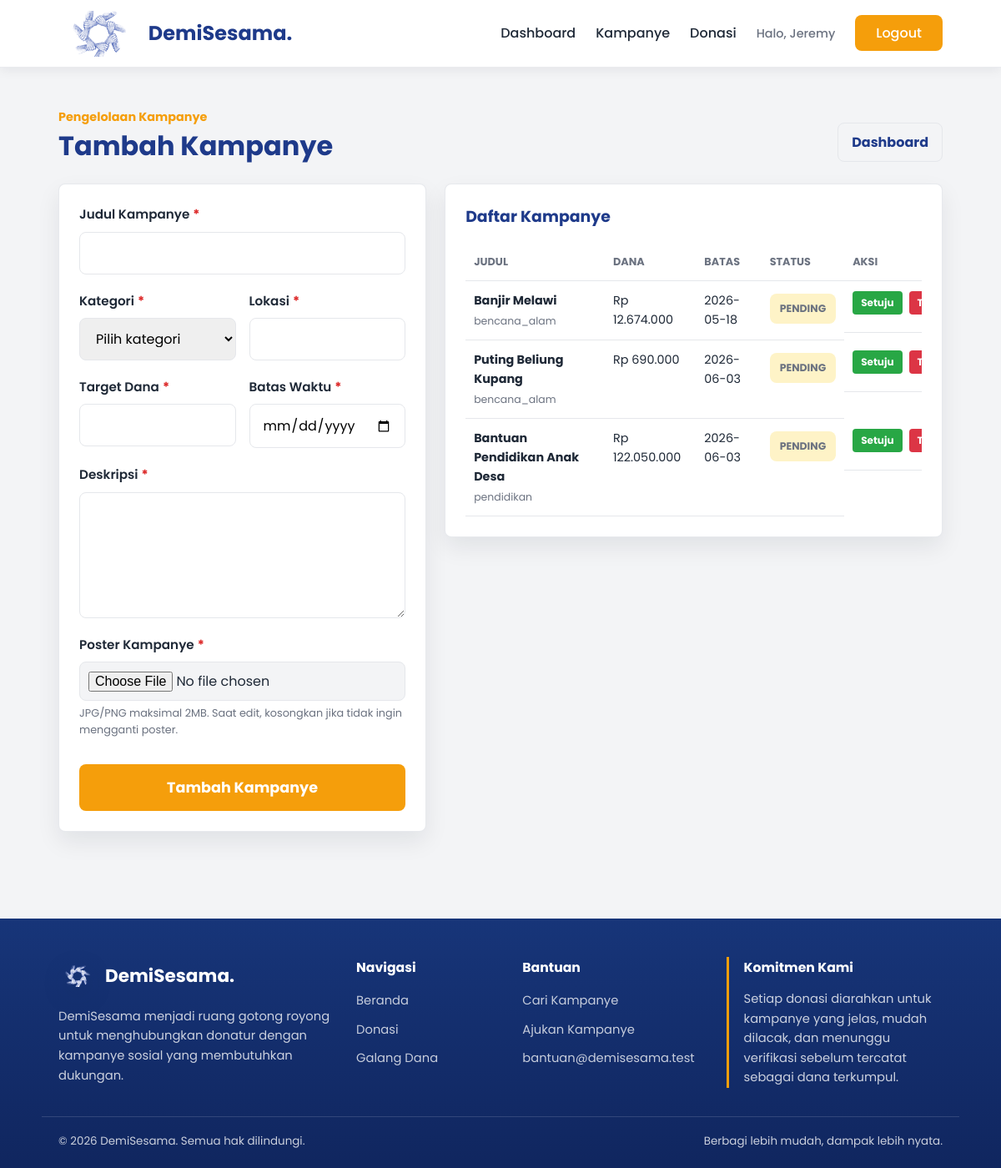
The page /admin/kampanye.php (signed in) on the database its author committed.
### tables this page shows
CREATE TABLE `kampanye` (
  `id_kampanye` int(11) NOT NULL AUTO_INCREMENT,
  `id_penyelenggara` int(11) NOT NULL,
  `judul_kampanye` varchar(100) NOT NULL,
  `kategori` varchar(50) NOT NULL,
  `lokasi` varchar(100) NOT NULL,
  `deskripsi` varchar(1000) NOT NULL,
  `target_dana` int(15) NOT NULL,
  `dana_terkumpul` int(15) NOT NULL DEFAULT 0,
  `batas_waktu` date NOT NULL,
  `gambar_poster` varchar(255) NOT NULL,
  `status` ENUM('pending', 'approved', 'rejected', 'completed') NOT NULL DEFAULT 'pending',
  PRIMARY KEY (`id_kampanye`),
  KEY `id_penyelenggara` (`id_penyelenggara`),
  CONSTRAINT `kampanye_ibfk_1`
    FOREIGN KEY (`id_penyelenggara`)
    REFERENCES `penyelenggara` (`id_penyelenggara`)
    ON DELETE CASCADE
    ON UPDATE CASCADE
);

### components/path_helper.php (called while the page is built, shortened)
<?php
if (!function_exists('appBaseUrl')) {
    function appBaseUrl() {
        static $base_url = null;
        if ($base_url !== null) {
            return $base_url;
        }
        $document_root = realpath($_SERVER['DOCUMENT_ROOT'] ?? '');
        $project_root = realpath(dirname(__DIR__));
        if ($document_root && $project_root && strpos($project_root, $document_root) === 0) {
            $relative = trim(str_replace('\\', '/', substr($project_root, strlen($document_root))), '/');
            $base_url = '/' . ($relative !== '' ? $relative . '/' : '');
            return $base_url;
        }
        $script_name = str_replace('\\', '/', $_SERVER['SCRIPT_NAME'] ?? '/');
        $base_url = preg_replace('#/(admin|auth|pages)/[^/]*$#', '/', $script_name);
        $base_url = preg_replace('#/[^/]*$#', '/', $base_url);
        return $base_url ?: '/';
    }
}
if (!function_exists('url_for')) {
    function url_for($path = '') {
        $path = (string) $path;
        return appBaseUrl() . ltrim($path, '/');
    }
}
if (!function_exists('asset_url')) {
    function asset_url($path) {
        return url_for($path);
    }
}
if (!function_exists('current_page_path')) {
    function current_page_path() {
        $script_name = str_replace('\\', '/', $_SERVER['SCRIPT_NAME'] ?? '');
        $base_url = appBaseUrl();
        return ltrim(basename($script_name), '/');
    }
}
?>

### components/donation_helper.php (called while the page is built, shortened)
<?php
require_once __DIR__ . "/path_helper.php";
if (!function_exists('e')) {
    function e($value) {
        return htmlspecialchars((string) $value, ENT_QUOTES, 'UTF-8');
    }
}
if (!function_exists('formatRupiah')) {
    function formatRupiah($value) {
        return "Rp " . number_format((float) $value, 0, ',', '.');
    }
}
?>

### components/auth.php (called while the page is built, shortened)
<?php
require_once __DIR__ . "/donation_helper.php";
if (!function_exists('currentAdminId')) {
    function currentAdminId() {
        return (int) ($_SESSION['id_penyelenggara'] ?? 0);
    }
}
?>

### components/admin_service.php (called while the page is built, shortened)
<?php
require_once __DIR__ . "/donation_helper.php";
if (!function_exists('fetchAllAssoc')) {
    function fetchAllAssoc($result) {
        $rows = [];
        if ($result) {
            while ($row = mysqli_fetch_assoc($result)) {
                $rows[] = $row;
            }
        }
        return $rows;
    }
}
if (!function_exists('getManagedCampaigns')) {
    function getManagedCampaigns($conn, $id_penyelenggara) {
        $id_penyelenggara = (int) $id_penyelenggara;
        $stmt = mysqli_prepare(
            $conn,
            "SELECT
                k.*,
                COALESCE(COUNT(d.id_donasi), 0) AS total_donasi
             FROM kampanye k
             LEFT JOIN donasi d ON d.id_kampanye = k.id_kampanye
             WHERE k.id_penyelenggara = ?
             GROUP BY k.id_kampanye
             ORDER BY k.batas_waktu ASC, k.dana_terkumpul ASC"
        );
        mysqli_stmt_bind_param($stmt, "i", $id_penyelenggara);
        mysqli_stmt_execute($stmt);
        $rows = fetchAllAssoc(mysqli_stmt_get_result($stmt));
        return $rows;
    }
}
?>

### admin/kampanye.php (the view, shortened to what this page needs)
<?php
require_once("../components/db_conn.php");
require_once("../components/auth.php");
require_once("../components/admin_service.php");
$admin_id = currentAdminId();
$errors = [];
$edit_id = filter_input(INPUT_GET, 'edit', FILTER_VALIDATE_INT);
$editing = $edit_id ? getManagedCampaignById($conn, $admin_id, $edit_id) : null;
$campaigns = getManagedCampaigns($conn, $admin_id);
$form_source = !empty($errors) ? $_POST : ($editing ?: []);
?>
<!DOCTYPE html>
<html lang="id">
<head>
    <link rel="stylesheet" href="<?php echo asset_url('css/global.css?v=3'); ?>">
    <link rel="stylesheet" href="<?php echo asset_url('css/form.css?v=3'); ?>">
    <link rel="stylesheet" href="<?php echo asset_url('css/admin.css?v=1'); ?>">
</head>
<body>
    <?php include_once("../components/nav.php") ?>
    <main class="admin-page">
        <div class="container">
            <div class="admin-heading">
                <div>
                    <span>Pengelolaan Kampanye</span>
                    <h1><?php echo $editing ? 'Edit Kampanye' : 'Tambah Kampanye'; ?></h1>
                </div>
                <a href="<?php echo url_for('admin/dashboard.php'); ?>" class="admin-secondary-link">Dashboard</a>
            </div>
            <section class="admin-layout">
                <form method="POST" action="<?php echo url_for('admin/kampanye.php'); ?>" enctype="multipart/form-data" class="admin-panel form-donasi">
                    <div class="form-group">
                        <label for="judul_kampanye">Judul Kampanye<span class="required">*</span></label>
                        <input type="text" id="judul_kampanye" name="judul_kampanye" value="<?php echo e($form_source['judul_kampanye'] ?? ''); ?>" required>
                    </div>
                    <div class="form-grid-2">
                        <div class="form-group">
                            <label for="kategori">Kategori<span class="required">*</span></label>
                            <select id="kategori" name="kategori" required>
                                <option value="">Pilih kategori</option>
                            </select>
                        </div>
                        <div class="form-group">
                            <label for="lokasi">Lokasi<span class="required">*</span></label>
                            <input type="text" id="lokasi" name="lokasi" value="<?php echo e($form_source['lokasi'] ?? ''); ?>" required>
                        </div>
                    </div>
                    <div class="form-grid-2">
                        <div class="form-group">
                            <label for="target_dana">Target Dana<span class="required">*</span></label>
                            <input type="number" id="target_dana" name="target_dana" min="10000" value="<?php echo e($form_source['target_dana'] ?? ''); ?>" required>
                        </div>
                        <div class="form-group">
                            <label for="batas_waktu">Batas Waktu<span class="required">*</span></label>
                            <input type="date" id="batas_waktu" name="batas_waktu" value="<?php echo e($form_source['batas_waktu'] ?? ''); ?>" required>
                        </div>
                    </div>
                    <div class="form-group">
                        <label for="deskripsi">Deskripsi<span class="required">*</span></label>
                        <textarea id="deskripsi" name="deskripsi" rows="5" required><?php echo e($form_source['deskripsi'] ?? ''); ?></textarea>
                    </div>
                    <div class="form-group">
                        <label for="gambar_poster">Poster Kampanye<?php echo $editing ? '' : '<span class="required">*</span>'; ?></label>
                        <input type="file" id="gambar_poster" name="gambar_poster" accept=".jpg,.jpeg,.png" class="input-file" <?php echo $editing ? '' : 'required'; ?>>
                        <small>JPG/PNG maksimal 2MB. Saat edit, kosongkan jika tidak ingin mengganti poster.</small>
                    </div>
                    <button type="submit" class="btn-submit-form"><?php echo $editing ? 'Simpan Perubahan' : 'Tambah Kampanye'; ?></button>
                </form>
                <div class="admin-panel">
                    <h2>Daftar Kampanye</h2>
                    <div class="admin-table-wrap">
                        <table class="admin-table">
                            <thead>
                                <tr>
                                    <th>Judul</th>
                                    <th>Dana</th>
                                    <th>Batas</th>
                                    <th>Status</th>
                                    <th>Aksi</th>
                                </tr>
                            </thead>
                            <tbody>
                                <?php foreach ($campaigns as $campaign): ?>
                                    <tr>
                                        <td>
                                            <strong><?php echo e($campaign['judul_kampanye']); ?></strong>
                                            <span><?php echo e($campaign['kategori']); ?></span>
                                        </td>
                                        <td><?php echo formatRupiah($campaign['dana_terkumpul']); ?></td>
                                        <td><?php echo e($campaign['batas_waktu']); ?></td>
                                        <td>
                                            <span class="status-badge status-<?php echo strtolower($campaign['status'] ?? 'pending'); ?>">
                                                <?php echo strtoupper($campaign['status'] ?? 'pending'); ?>
                                            </span>
                                        </td>
                                        <td class="admin-actions">
                                            <?php if (($campaign['status'] ?? 'pending') === 'pending'): ?>
                                                <form method="POST" action="<?php echo url_for('admin/kampanye.php'); ?>" style="display:inline;">
                                                    <button type="submit" style="background-color: #28a745; color: white; border: none; padding: 5px 10px; border-radius: 4px; cursor: pointer; font-size: 12px;" onclick="return confirm('Setujui kampanye ini untuk dipublikasikan?');">Setuju</button>
                                                </form>
                                                <form method="POST" action="<?php echo url_for('admin/kampanye.php'); ?>" style="display:inline;">
                                                    <button type="submit" style="background-color: #dc3545; color: white; border: none; padding: 5px 10px; border-radius: 4px; cursor: pointer; font-size: 12px;" onclick="return confirm('Tolak pengajuan kampanye ini?');">Tolak</button>
                                                </form>
                                            <?php endif; ?>
                                        </td>
                                    </tr>
                                <?php endforeach; ?>
                            </tbody>
                        </table>
                    </div>
                </div>
            </section>
        </div>
    </main>
    <?php include_once("../components/footer.php") ?>
</body>
</html>

### CSS/global.css (style rules this page uses)
:root { --primary: #1E3A8A; --primary-hover: #3B82F6; --button: #F59E0B; --button-hover: #D97706; --bg-body: #F3F4F6; --white: #FFFFFF; --main-text: #1F2937; --text-desc: #6B7280; --border: #E5E7EB; --danger: #DC2626; --shadow-soft: 0 12px 28px rgba(15, 23, 42, 0.08); --shadow-hover: 0 18px 38px rgba(15, 23, 42, 0.14); }
* { margin: 0; padding: 0; box-sizing: border-box; font-family: 'Poppins', sans-serif; }
body { background-color: var(--bg-body); color: var(--main-text); line-height: 1.6; min-height: 100vh; }
.container { max-width: 1100px; margin: 0 auto; padding: 0 20px; }
a { text-decoration: none; }
html { scroll-behavior: smooth; }
.required { color: var(--danger); margin-left: 4px; font-weight: bold; }

### CSS/form.css (style rules this page uses)
.form-group { margin-bottom: 20px; display: flex; flex-direction: column; }
.form-group label { font-weight: 600; margin-bottom: 8px; color: var(--main-text); font-size: 0.95rem; }
.form-group input, .form-group select, .form-group textarea { padding: 12px 15px; border: 1px solid var(--border); border-radius: 8px; font-family: 'Poppins', sans-serif; font-size: 1rem; outline: none; transition: border-color 0.25s ease, box-shadow 0.25s ease; width: 100%; }
.form-group small { color: var(--text-desc); font-size: 0.8rem; margin-top: 5px; }
.input-file { padding: 10px !important; background-color: var(--bg-body); }
.status-badge { display: inline-flex; align-items: center; min-height: 36px; padding: 8px 12px; border-radius: 8px; font-size: 0.82rem; font-weight: 700; letter-spacing: 0; background-color: #FEF3C7; color: #92400E; }
.btn-submit-form { width: 100%; background-color: var(--button); color: var(--white); padding: 15px; border: none; border-radius: 8px; font-size: 1.1rem; font-weight: bold; cursor: pointer; margin-top: 10px; transition: background-color 0.25s ease, transform 0.25s ease; }

### CSS/admin.css (style rules this page uses)
.admin-page { min-height: 78vh; padding: 48px 0; }
.admin-heading { display: flex; align-items: flex-end; justify-content: space-between; gap: 18px; margin-bottom: 26px; }
.admin-heading span { color: var(--button); display: block; font-size: 0.9rem; font-weight: 700; margin-bottom: 4px; }
.admin-heading h1 { color: var(--primary); line-height: 1.2; }
.admin-primary-link, .admin-secondary-link, .admin-cancel-link { border-radius: 8px; display: inline-flex; font-weight: 700; justify-content: center; padding: 10px 16px; }
.admin-secondary-link, .admin-cancel-link { border: 1px solid var(--border); color: var(--primary); }
.admin-stat-card, .admin-menu-card, .admin-summary-card, .admin-panel { background-color: var(--white); border: 1px solid rgba(229, 231, 235, 0.9); border-radius: 8px; box-shadow: var(--shadow-soft); }
.admin-layout { display: grid; grid-template-columns: minmax(320px, 0.85fr) minmax(0, 1.15fr); gap: 22px; align-items: start; }
.admin-panel { padding: 24px; }
.admin-panel h2 { color: var(--primary); font-size: 1.18rem; margin-bottom: 16px; }
.form-grid-2 { display: grid; gap: 16px; grid-template-columns: repeat(2, minmax(0, 1fr)); }
.admin-table-wrap { overflow-x: auto; }
.admin-table { border-collapse: collapse; min-width: 720px; width: 100%; }
.admin-table th, .admin-table td { border-bottom: 1px solid var(--border); padding: 12px 10px; text-align: left; vertical-align: top; }
.admin-table th { color: var(--text-desc); font-size: 0.8rem; text-transform: uppercase; }
.admin-table td { color: var(--main-text); font-size: 0.9rem; }
.admin-table td span { color: var(--text-desc); display: block; font-size: 0.78rem; margin-top: 3px; }
.admin-actions { display: flex; gap: 8px; }
.admin-actions form { display: inline-flex; gap: 8px; }
.admin-actions a, .admin-actions button, .admin-filter button { background-color: var(--primary); border: none; border-radius: 8px; color: var(--white); cursor: pointer; font-size: 0.82rem; font-weight: 700; padding: 8px 10px; }

### rows shown on the page
kampanye: judul_kampanye "Banjir Melawi", kategori "bencana_alam", dana_terkumpul "Rp 12.674.000", batas_waktu "2026-05-18", status "PENDING"
kampanye: judul_kampanye "Puting Beliung Kupang", kategori "bencana_alam", dana_terkumpul "Rp 690.000", batas_waktu "2026-06-03", status "PENDING"
kampanye: judul_kampanye "Bantuan Pendidikan Anak Desa", kategori "pendidikan", dana_terkumpul "Rp 122.050.000", batas_waktu "2026-06-03", status "PENDING"

### other values the page prints
$nama_pertama_pengelola_nav "Jeremy"
